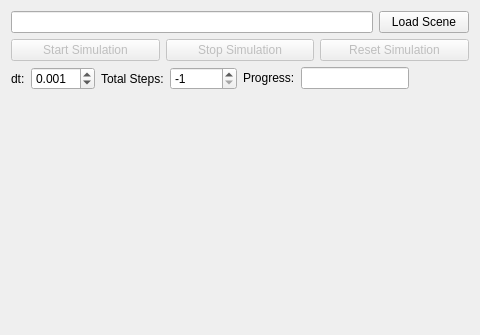
<?xml version="1.0" encoding="UTF-8"?>
<ui version="4.0">
 <class>SOFASceneLoader</class>
 <widget class="qMRMLWidget" name="SOFASceneLoader">
  <property name="geometry">
   <rect>
    <x>0</x>
    <y>0</y>
    <width>480</width>
    <height>335</height>
   </rect>
  </property>
  <layout class="QVBoxLayout" name="verticalLayout">
     <item>
      <layout class="QHBoxLayout" name="horizontalLayout_fileSelection">
       <item>
         <widget class="QLineEdit" name="simulationFileName">
           <property name="sizePolicy">
             <sizepolicy hsizetype="Expanding" vsizetype="Fixed">
               <horstretch>4</horstretch>
               <verstretch>0</verstretch>
             </sizepolicy>
           </property>
         </widget>
       </item>
       <item>
         <widget class="QPushButton" name="loadSimulationPushButton">
           <property name="sizePolicy">
             <sizepolicy hsizetype="Preferred" vsizetype="Fixed">
               <horstretch>1</horstretch>
               <verstretch>0</verstretch>
             </sizepolicy>
           </property>
           <property name="enabled">
             <bool>true</bool>
           </property>
           <property name="text">
             <string>Load Scene</string>
           </property>
         </widget>
       </item>
      </layout>
     </item>
   <item>
    <layout class="QHBoxLayout" name="horizontalLayout_7">
     <item>
      <widget class="QPushButton" name="startSimulationPushButton">
       <property name="enabled">
        <bool>false</bool>
       </property>
       <property name="text">
        <string>Start Simulation</string>
       </property>
      </widget>
     </item>
     <item>
      <widget class="QPushButton" name="stopSimulationPushButton">
       <property name="enabled">
        <bool>false</bool>
       </property>
       <property name="text">
        <string>Stop Simulation</string>
       </property>
       <property name="SlicerDisableOnSimulation" stdset="0">
        <bool>false</bool>
       </property>
      </widget>
     </item>
     <item>
      <widget class="QPushButton" name="resetSimulationPushButton">
       <property name="enabled">
        <bool>false</bool>
       </property>
       <property name="text">
        <string>Reset Simulation</string>
       </property>
       <property name="SlicerDisableOnSimulation" stdset="0">
        <bool>true</bool>
       </property>
      </widget>
     </item>
    </layout>
   </item>
   <item>
    <layout class="QHBoxLayout" name="horizontalLayout_3">
     <item>
      <layout class="QFormLayout" name="formLayout">
       <item row="0" column="0">
        <widget class="QLabel" name="dtLabel">
         <property name="text">
          <string>dt:</string>
         </property>
        </widget>
       </item>
       <item row="0" column="1">
        <widget class="QDoubleSpinBox" name="dtSpinBox">
         <property name="decimals">
          <number>3</number>
         </property>
         <property name="singleStep">
          <double>0.001000000000000</double>
         </property>
         <property name="stepType">
          <enum>QAbstractSpinBox::DefaultStepType</enum>
         </property>
         <property name="value">
          <double>0.001000000000000</double>
         </property>
         <property name="SlicerParameterName" stdset="0">
          <string>dt</string>
         </property>
         <property name="SlicerDisableOnSimulation" stdset="0">
          <bool>true</bool>
         </property>
        </widget>
       </item>
      </layout>
     </item>
     <item>
      <layout class="QFormLayout" name="formLayout_3">
       <item row="0" column="1">
        <widget class="QSpinBox" name="totalStepsSpinBox">
         <property name="minimum">
          <number>-1</number>
         </property>
         <property name="maximum">
          <number>999999999</number>
         </property>
         <property name="value">
          <number>-1</number>
         </property>
         <property name="SlicerParameterName" stdset="0">
          <string>totalSteps</string>
         </property>
         <property name="SlicerDisableOnSimulation" stdset="0">
          <bool>true</bool>
         </property>
        </widget>
       </item>
       <item row="0" column="0">
        <widget class="QLabel" name="totalStepsLabel">
         <property name="text">
          <string>Total Steps:</string>
         </property>
        </widget>
       </item>
      </layout>
     </item>
     <item>
      <layout class="QFormLayout" name="formLayout_4">
       <item row="0" column="0">
        <widget class="QLabel" name="label">
         <property name="text">
          <string>Progress:</string>
         </property>
        </widget>
       </item>
       <item row="0" column="1">
        <widget class="QLineEdit" name="simulationPogressLineEdit">
         <property name="readOnly">
          <bool>true</bool>
         </property>
         <property name="SlicerParameterName" stdset="0">
          <string>simulationProgress</string>
         </property>
        </widget>
       </item>
      </layout>
     </item>
     <item>
      <spacer name="horizontalSpacer_2">
       <property name="orientation">
        <enum>Qt::Horizontal</enum>
       </property>
       <property name="sizeHint" stdset="0">
        <size>
         <width>40</width>
         <height>20</height>
        </size>
       </property>
      </spacer>
     </item>
    </layout>
   </item>
   <item>
    <spacer name="verticalSpacer">
     <property name="orientation">
      <enum>Qt::Vertical</enum>
     </property>
     <property name="sizeHint" stdset="0">
      <size>
       <width>20</width>
       <height>40</height>
      </size>
     </property>
    </spacer>
   </item>
  </layout>
 </widget>
 <customwidgets>
  <customwidget>
   <class>qMRMLNodeComboBox</class>
   <extends>QWidget</extends>
   <header>qMRMLNodeComboBox.h</header>
  </customwidget>
  <customwidget>
   <class>qMRMLWidget</class>
   <extends>QWidget</extends>
   <header>qMRMLWidget.h</header>
   <container>1</container>
  </customwidget>
 </customwidgets>
 <resources>
  <include location="../SOFASceneLoaderModule.qrc"/>
 </resources>
</ui>
